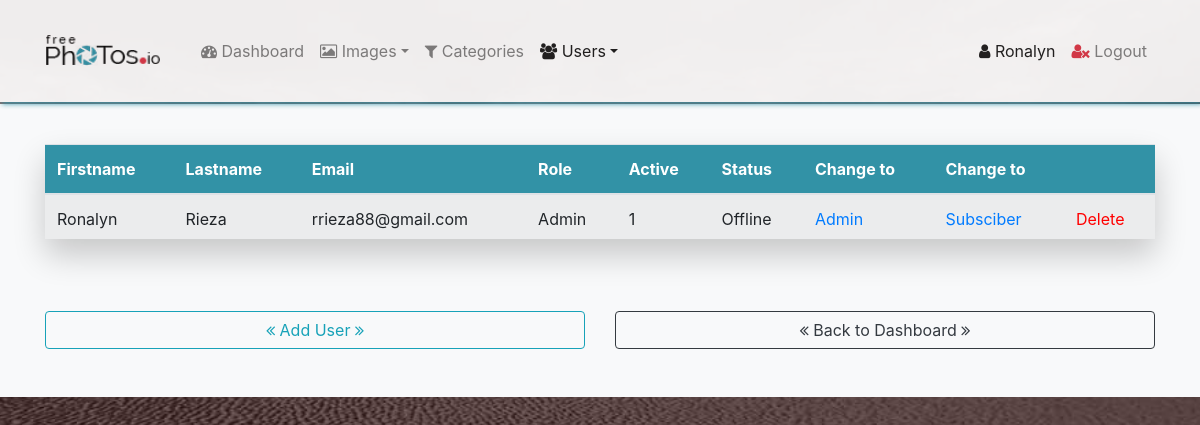
Page /admin/users.php (signed in) on the committed database.
### tables this page shows
CREATE TABLE `users` (
  `user_id` int(11) NOT NULL,
  `user_firstname` varchar(255) NOT NULL,
  `user_lastname` varchar(255) NOT NULL,
  `user_image` text NOT NULL,
  `user_email` varchar(255) NOT NULL,
  `user_password` text NOT NULL,
  `user_role` varchar(255) NOT NULL,
  `time_online` int(11) NOT NULL,
  `code_one` text NOT NULL,
  `code_two` text NOT NULL,
  `active` tinyint(1) NOT NULL
);

### config/db.php (called while the page is built, shortened)
<?php
$con = mysqli_connect('localhost', 'root', '', 'ronal720_freephotos_db');
function query($query) {
	global $con;
	$result =  mysqli_query($con, $query);
	return $result;
}
function fetch_array($result) {
	return mysqli_fetch_array($result);
}

### admin/users.php (the view, shortened to what this page needs)
<?php
    include("admin_includes/admin_header.php");
?>
<?php
    include("admin_includes/admin_nav.php");
?>
 <section id="users" class="bg-light">
     <div class="container">
        <div class="row pt-4 pb-5">
            <div class="col">
                <div class="table-responsive mt-3">
                    <table class="table table-striped table-hover">
                        <thead style="background-color:#3292a6; color:#fff;">
                               <tr>
                                   <th>Firstname</th>
                                   <th>Lastname</th>
                                   <th>Email</th>
                                   <th>Role</th>
                                   <th>Active</th>
                                   <th>Status</th>
                                   <th>Change to</th>
                                   <th>Change to</th>
                                   <th></th>
                               </tr>
                           </thead>
                           <tbody>
<?php
 if(isset($_GET['page'])){
    $page = abs((int)$_GET['page']);
  }else{
    $page = 1;
  }
 $shownimg_num = 8;
  if($page == "" || $page == 1){
     $page_1 = 0;
  }else{
     $page_1 = ($page * $shownimg_num) - $shownimg_num;
  }
$query = "SELECT user_id, user_firstname, user_lastname, user_email, user_role, time_online, active FROM users ORDER BY user_id DESC LIMIT $page_1, $shownimg_num";
$select_users = query($query);
   if(mysqli_num_rows($select_users) < 1){
       echo "<h1 class='text-center m-auto py-5'>No user available here</h1>";
   }else{
        while($row = mysqli_fetch_assoc($select_users)){
            $user_id = $row['user_id'];
            $user_firstname = $row['user_firstname'];
            $user_lastname = $row['user_lastname'];
            $user_email = $row['user_email'];
            $user_role = $row['user_role'];
            $active = $row['active'];
            $online_offline = $row['time_online'];
            $time = time() - 60*60*24;
            echo "<tr>";
                echo "<td>{$user_firstname}</td>";
                echo "<td>{$user_lastname}</td>";
                echo "<td>{$user_email}</td>";
                echo "<td>{$user_role}</td>";
                echo "<td>{$active}</td>";
                if($online_offline > $time){
                    echo "<td>Online</td>";
                }else{
                    echo "<td>Offline</td>";
                }
                echo "<td><a href='users.php?Admin={$user_id}'>Admin</a></td>";
                echo "<td><a href='users.php?Subscriber={$user_id}'>Subsciber</a></td>";
                echo "<td><a href='#delete-user' data-toggle='modal' data-id='{$user_id}' style='color: red;' class='delete-user'>Delete</a></td>";
            echo "</tr>";
        }
   }
?>
                            </tbody>
                        </table>
                    </div>
                </div>
                <div class="col-md-6 mt-3">
				    <a class="btn btn-outline-info d-block" href="add_user.php"><i class="fa fa-angle-double-left"></i> Add User <i class="fa fa-angle-double-right"></i></a>
				</div>
                <div class="col-md-6 mt-3">
				    <a class="btn btn-outline-dark d-block" href="dashboard.php"><i class="fa fa-angle-double-left"></i> Back to Dashboard <i class="fa fa-angle-double-right"></i></a>
				</div>
            </div>
        </div>
</section>
<?php
    include("admin_includes/admin_close_tags.php");

### admin/admin_includes/admin_nav.php (shortened to what this page needs)
<link href="https://stackpath.bootstrapcdn.com/font-awesome/4.7.0/css/font-awesome.min.css" rel="stylesheet">
  <link rel="stylesheet" href="https://stackpath.bootstrapcdn.com/bootstrap/4.3.1/css/bootstrap.min.css">
  <link rel="stylesheet" href="styles/style.css">
</head>
<body>
   <nav id="navigator" class="navbar navbar-expand-lg navbar-light fixed-top py-3 navbartop">
        <div class="container">
            <a href="../home.php" class="navbar-brand"><img src="../img/web-logo3.png" alt="freephotos.io logo " class="logo"></a>
               <div class="collapse navbar-collapse ml-3" id="navBarNav">
                   <ul class="navbar-nav">
<?php
                $pageName = basename($_SERVER['PHP_SELF']);
                $dashboard_class = '';
                $dashboard = 'dashboard.php';
                $images_class = '';
                $images = 'images.php';
                $add_image = 'add_image.php';
                $cat_class = '';
                $category = 'categories.php';
                $users_class = '';
                $users = 'users.php';
                $add_user = 'add_user.php';
                if($pageName == $dashboard){
                   $dashboard_class = 'active';
                }else if($pageName == $images){
                    $images_class = 'active';
                }else if($pageName == $add_image){
                    $images_class = 'active';
                }else if($pageName == $category){
                    $cat_class = 'active';
                }else if($pageName == $users){
                    $users_class = 'active';
                }else if($pageName == $add_user){
                    $users_class = 'active';
                }
?>
                        <li class="nav-item <?php echo $dashboard_class; ?>">
                            <a href="dashboard.php" class="nav-link "><i class="fa fa-tachometer"></i> Dashboard</a>
                        </li>
                        <li class="nav-item dropdown <?php echo $images_class; ?>">
                            <a href="#" class="nav-link dropdown-toggle" data-toggle="dropdown"><i class="fa fa-picture-o"></i> Images</a>
                        </li>
                        <li class="nav-item <?php echo $cat_class; ?>">
                            <a href="categories.php" class="nav-link"><i class="fa fa-filter"></i> Categories</a>
                        </li>
                        <li class="nav-item dropdown <?php echo $users_class; ?>">
                            <a href="#" class="nav-link dropdown-toggle" data-toggle="dropdown"><i class="fa fa-users"></i> Users</a>
                        </li>
                    </ul>
                    <ul class="navbar-nav ml-auto">
                        <li class="nav-item">
                            <a href="../profile.php" class="nav-link active"><i class="fa fa-user"></i>
<?php
if(isset($_COOKIE['user'])){
    $cookie_user = abs((int)$_COOKIE['user']);
    $sql = "SELECT user_firstname FROM users WHERE user_id = '".escape($cookie_user)."' AND active = 1";
    $result = query($sql);
    confirm($result);
        $row = fetch_array($result);
        $db_firstname =  $row['user_firstname'];
        echo $db_firstname;
}else if(isset($_SESSION['user'])){
    $session_user = abs((int)$_SESSION['user']);
    $sql = "SELECT user_firstname FROM users WHERE user_id = '".escape($session_user)."' AND active = 1";
    $result = query($sql);
        $row = fetch_array($result);
        $db_firstname =  $row['user_firstname'];
        echo $db_firstname;
}
?>                          </a>
                    </li>
                    <li class="nav-item"><a href="../logout.php" class="nav-link"><i class="fa fa-user-times" style="color:#dc3545;"></i> Logout</a></li>
                </ul>
            </div>
        </div>
    </nav>

### admin/styles/style.css (style rules this page uses)
body { height: 100vh; margin-top: 6.5rem; background: url("../img/sand_pattern_red_overlay.jpg") no-repeat center center fixed; background-size: cover; }
.main-imgs, .img-div-modal, .profile-img, .admin-imgs-modal, .table-cat, .table-responsive, .edit-img img, .add-img-preview, .admin-chart, .carousel-inner { -webkit-box-shadow: 0 1rem 2rem rgba(0, 0, 0, 0.2); box-shadow: 0 1rem 2rem rgba(0, 0, 0, 0.2); }
.logo { width: 7.25rem; height: 2rem; margin: -5px 0 0 0; padding: 0; display: inline-block; }
.navbar-brand { padding-top: 20px; padding-bottom: 20px; }
.table { margin-bottom: 0; }
.table td { padding: 0.75rem .75rem .5rem .75rem; vertical-align: middle; }
.navbartop { -webkit-box-shadow: 2px 2px 5px #3292a6; box-shadow: 2px 2px 5px #3292a6; opacity: 0.9; background: #fff; }
.btn { -webkit-transition: all .2s; transition: all .2s; }

### rows in the picture
users: user_firstname "Ronalyn", user_lastname "Rieza", user_email "rrieza88@gmail.com", user_role "Admin", active "1", time_online "Offline"
